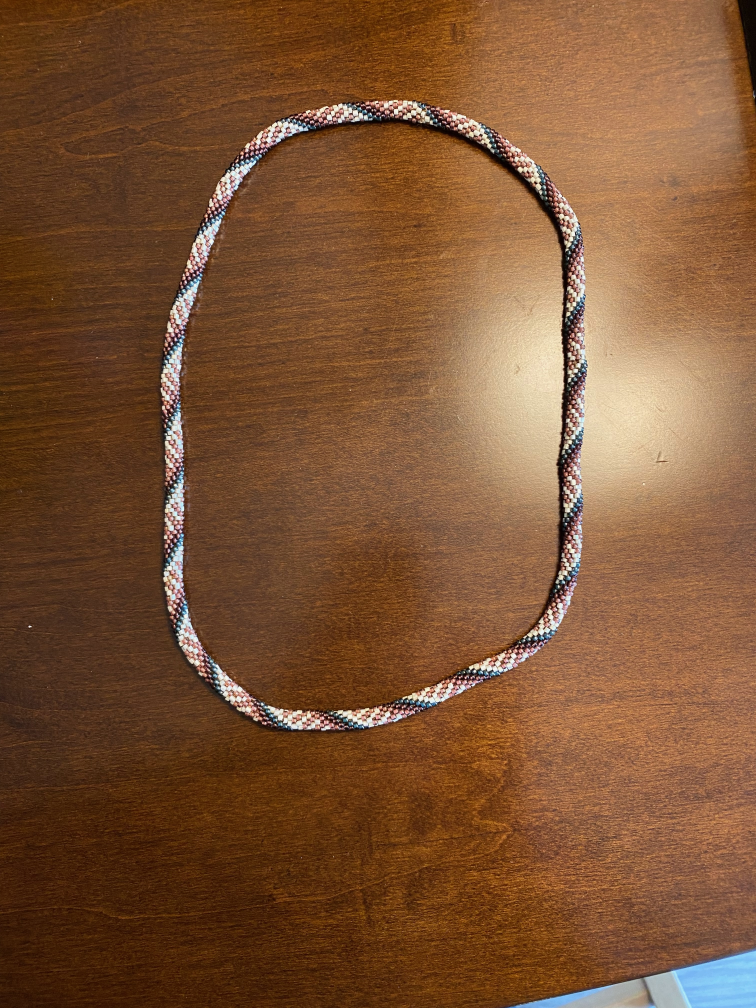
#> input picture bead-example - 1.jpeg, 3024 x 4032 px (shown at 1/4 size)
$ python -i photographic.py   (imports and definitions only)
#> lines starting #> are read from the running program, lines starting #| are printed output that depends on the picture; after the words box and inside, x2 and y2 are one past the last pixel; in counts of white or black regions, pixels touching at a corner belong together
"""Image-only detection and ranking. No construction or evaluation imports."""
import numpy as np
from scipy import ndimage as ndi
from scipy.spatial import cKDTree
from skimage.color import rgb2hsv
from skimage.segmentation import watershed

PARAMETERS=dict(scales=[1.,2.,3.],peak_window=7,min_peak=.065,min_region=10,max_region=870,local_radius=13,seed=279013)

def detect(rgb):
    a=np.asarray(rgb,float)/255;hsv=rgb2hsv(a);lum=a@np.array([.2126,.7152,.0722]);h,s,v=np.moveaxis(hsv,-1,0)
#> after `lum = a @ np.array([0.2126, 0.7152, 0.0722])`:
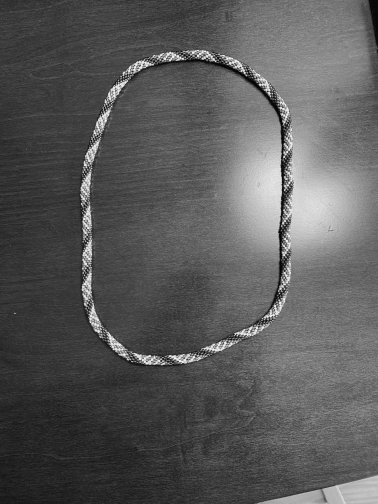
#> lum: shape (4032, 3024) float64 (shown at 1/8 size); min 0, max 0.999, mean 0.352
#> after `h, s, v = np.moveaxis(hsv, -1, 0)`:
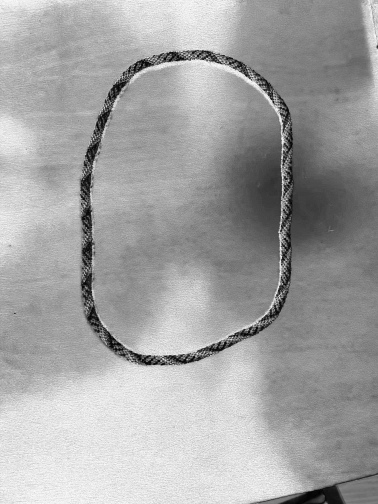
#> s: shape (4032, 3024) float64 (shown at 1/8 size); min 0, max 1, mean 0.642
#> after `h, s, v = np.moveaxis(hsv, -1, 0)`:
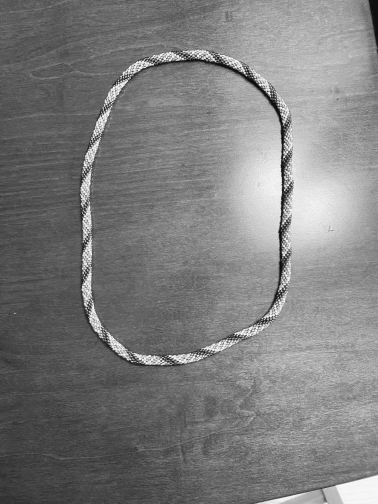
#> v: shape (4032, 3024) float64 (shown at 1/8 size); min 0, max 1, mean 0.491
    border=np.r_[h[:8].ravel(),h[-8:].ravel(),h[:,:8].ravel(),h[:,-8:].ravel()]
    bh=np.angle(np.mean(np.exp(2j*np.pi*border)))/(2*np.pi)%1
#> bh = 0.07
    dh=abs((h-bh+.5)%1-.5)
    # Paper hue includes shadow; neutral highlights/dark regions remain provisional.
    fg=((dh>.065)&(s>.24))|((s<.30)&(v<.65))
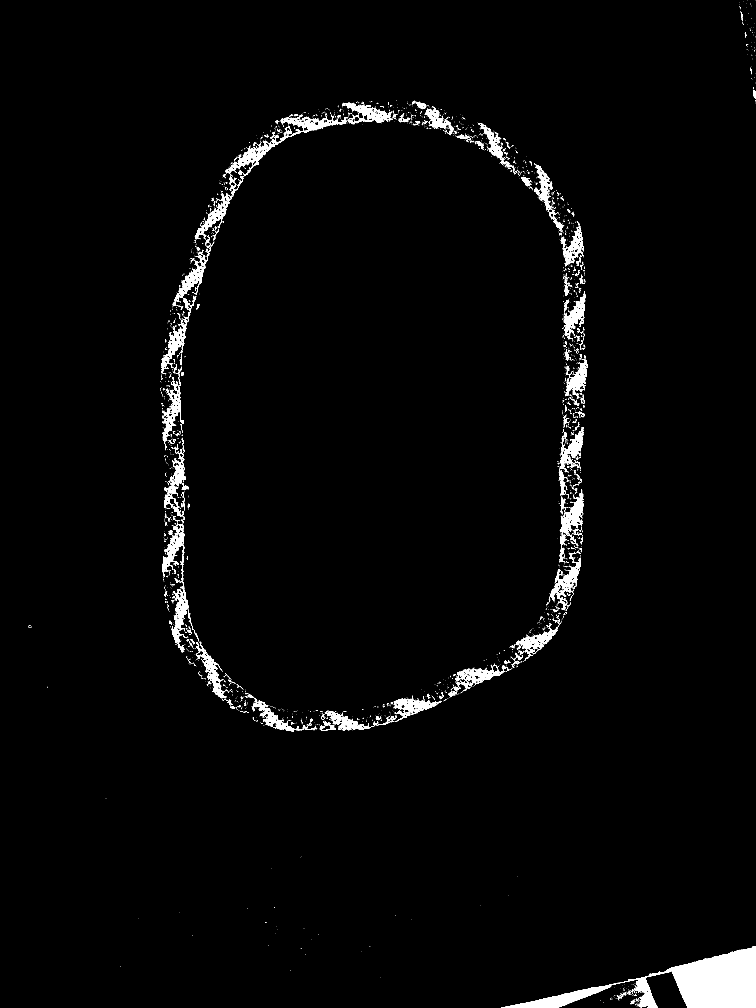
#> fg: shape (4032, 3024) bool (shown at 1/4 size); 2.1% white; 3497 white regions (3120 under 20 px), largest, box (x1, y1, x2, y2) and area: (2004, 3784, 3024, 4032) 82310, (902, 462, 1393, 781) 13633, (687, 2309, 796, 2592) 6539
    fg=ndi.binary_fill_holes(ndi.binary_closing(fg,iterations=1))
#> fg: shape (4032, 3024) bool; 2.4% white; 2522 white regions (2191 under 20 px), largest, box (x1, y1, x2, y2) and area: (2008, 3784, 3023, 4031) 82113, (902, 458, 1393, 781) 18055, (2239, 1957, 2336, 2189) 8294
    smooth=[ndi.gaussian_filter(lum,z) for z in PARAMETERS['scales']]
#> smooth = 3 items
    peaks=(smooth[1]==ndi.maximum_filter(smooth[1],7))&(smooth[1]>.065)&fg
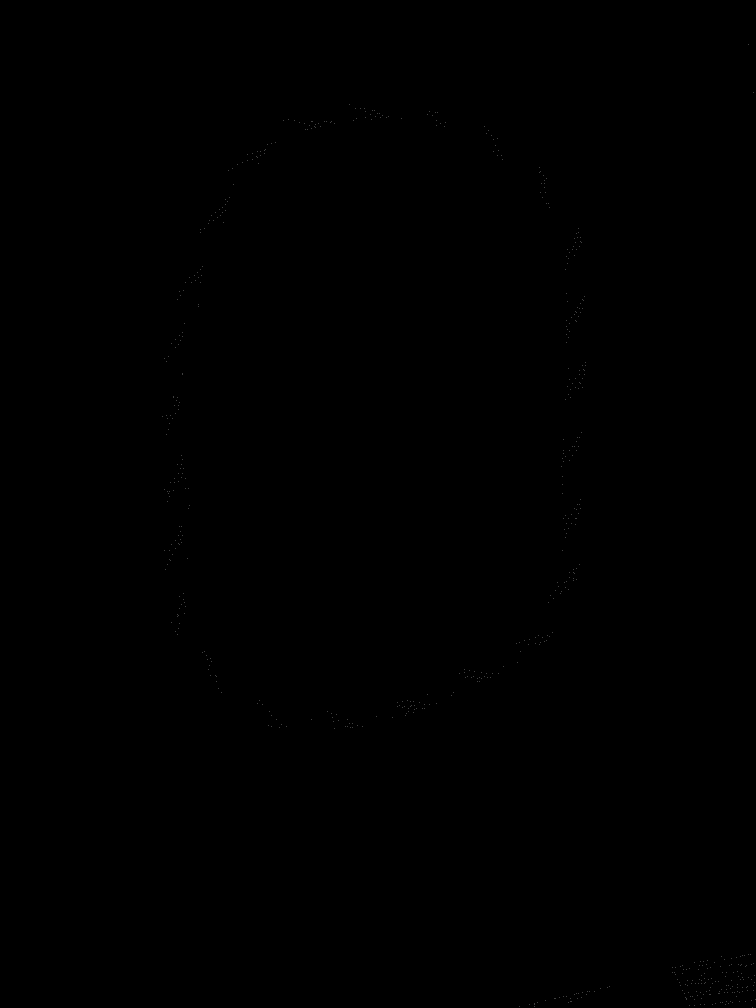
#> peaks: shape (4032, 3024) bool (shown at 1/4 size); 0.01% white in thin lines or dots, all inside (x1, y1, x2, y2) = (651, 178, 3023, 4031)
    peaks[:14]=False;peaks[-14:]=False;peaks[:,:14]=False;peaks[:,-14:]=False
    yy,xx=np.where(peaks);seed=np.c_[xx,yy];markers=np.zeros(lum.shape,np.int32);markers[yy,xx]=np.arange(1,len(xx)+1)
#> after `yy, xx = np.where(peaks)`: yy = 627 values from 178 to 4017; xx = 627 values, max 3006 at index 609, min 651 at index 229, mean 1844.3
#> after `seed = np.c_[xx, yy]`: seed = 627 pairs, first value 651 to 3006, second value 178 to 4017
    labels=watershed(-smooth[1],markers,mask=fg)
#> labels: shape (4032, 3024) int32; 628 distinct labels, from 0 to 627
    response=-ndi.gaussian_laplace(lum,3)*9
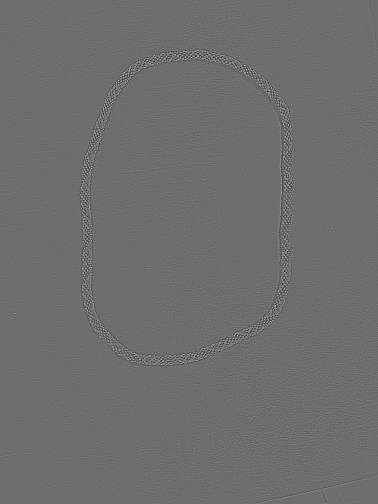
#> response: shape (4032, 3024) float64 (shown at 1/8 size); min -0.414, max 0.546, mean 0.000372; drawn with min black and max white
    trees=[]
    for z in smooth:
        y,x=np.where((z==ndi.maximum_filter(z,7))&fg&(z>.065));trees.append(cKDTree(np.c_[x,y]))
#> this loop made 3 passes
#> after the loop, trees = 3 items
    obs=[]
    for i,(x,y) in enumerate(seed):
        y0,y1=y-13,y+14;x0,x1=x-13,x+14
        Y,X=np.mgrid[y0:y1,x0:x1];local=labels[y0:y1,x0:x1]==i+1
        local &= (X-x)**2+(Y-y)**2<=13**2
        # Conservative native support around seed, no invented full silhouette.
        local &= lum[y0:y1,x0:x1]>max(.015,.16*smooth[1][y,x])
        pix=np.c_[X[local],Y[local]]
        if len(pix)<10:continue
        vals=hsv[pix[:,1],pix[:,0]];sat=float(np.median(vals[:,1]));hue=float(np.angle(np.mean(np.exp(2j*np.pi*vals[:,0])))/(2*np.pi)%1)
        color='black' if sat<.32 or np.median(vals[:,2])<.18 else ('yellow' if .09<hue<.25 else 'red')
        cen=pix.mean(0);spread=np.sqrt(np.mean(np.sum((pix-cen)**2,axis=1)));persist=max(float(t.query([x,y])[0]) for t in trees)
        unc=max(2.,.65*spread)+np.linalg.norm(cen-[x,y])*.3
        if color=='black':unc+=3.
        obs.append(dict(id=f'O{y:04d}-{x:04d}',point=[int(x),int(y)],centroid=cen.tolist(),physical_center=None,pixels=pix.tolist(),color=color,hue=hue,saturation=sat,area=len(pix),uncertainty=float(unc),persistence=persist,quality=float(np.sqrt(len(pix))*smooth[1][y,x]/(1+persist)),region=i+1,peak=float(lum[y,x]),log_response=float(response[y,x])))
#> this loop made 627 passes
#> (x, y, y0, y1, x0, x1, sat, hue) on passes 2 to 9: (1399, 417, 404, 431, 1386, 1413, 0.131, 0.566), (1456, 432, 419, 446, 1443, 1470, 0.662, 0.00725), (1420, 433, 420, 447, 1407, 1434, 0.101, 0.324), (1440, 434, 421, 448, 1427, 1454, 0.275, 0.556), (1489, 440, 427, 454, 1476, 1503, 0.266, 0.0376), (1499, 440, 427, 454, 1486, 1513, 0.305, 0.995), (1461, 444, 431, 458, 1448, 1475, 0.361, 0.577), (1717, 445, 432, 459, 1704, 1731, 0.175, 0.636)
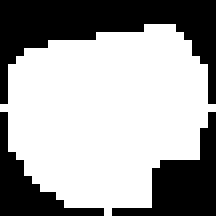
#> local: shape (27, 27) bool (shown 8 times larger); 63.1% white; 3 black regions, box (x1, y1, x2, y2) and area: (0, 0, 27, 13) 149, (14, 14, 27, 27) 70, (0, 14, 13, 27) 50
    return obs,dict(background_hue=float(bh),known_background=(~fg),luminance=lum)

# [39 lines left out: functions select, cues, neighbors, not called in this run]

>>> import cv2
>>> picture = cv2.cvtColor(cv2.imread('../../../../../bead-example - 1.jpeg'), cv2.COLOR_BGR2RGB)
>>> result = detect(picture)
